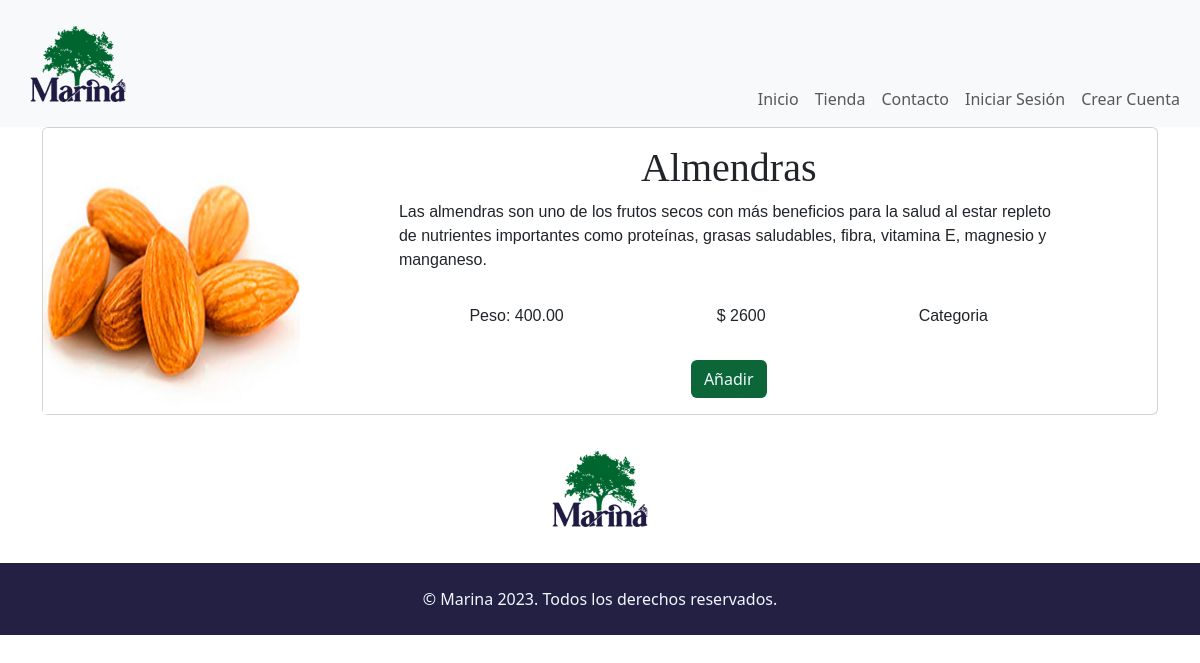
Page /sitio/index.php?section=detail-product&id=1 on the committed database.
### tables this page shows
CREATE TABLE `products` (
  `product_id` int(10) UNSIGNED NOT NULL,
  `category_fk` tinyint(3) UNSIGNED NOT NULL,
  `user_fk` int(10) UNSIGNED NOT NULL,
  `name_product` varchar(200) DEFAULT NULL,
  `price` decimal(10,2) DEFAULT NULL,
  `weight` decimal(10,2) DEFAULT NULL,
  `detail_product` text DEFAULT NULL,
  `img` varchar(255) DEFAULT NULL,
  `img_description` varchar(255) DEFAULT NULL,
  `stock` int(11) DEFAULT NULL
);

### sitio/classes/Models/Product.php (called while the page is built, shortened)
<?php
class Product{
    protected string $name_product = "";
    protected int $price = 0;
    protected string $weight = "";
    protected string $detail_product = "";
    protected ?string $img = "";
    protected ?string $img_description = "";
    public function byId(int $id): ?self
    {
        $db = DBConexion::getDB();
        $query = "SELECT * FROM products
                WHERE product_id = :id";
        $stmt = $db->prepare($query);
        $stmt->execute(['id' => $id]);
        $stmt->setFetchMode(PDO::FETCH_CLASS, self::class);
        $product = $stmt->fetch();
        return $product;
    }
    public function getName_product()
    {
        return $this->name_product;
    }
    public function getPrice()
    {
        return $this->price;
    }
    public function getWeight()
    {
        return $this->weight;
    }
    public function getDetail_product()
    {
        return $this->detail_product;
    }
    public function getImg()
    {
        return $this->img;
    }
    public function getImg_description()
    {
        return $this->img_description;
    }
}

### sitio/vistas/detail-product.php (the view, shortened to what this page needs)
<?php
$product = new Product();
$product = $product->byId($_GET['id']);
?>
<main>
    <div class="container d-flex justify-content-center">
        <div class="card d-flex card-detail">
            <img src="<?= "images/products/" . $product->getImg(); ?> " class="card-img-top" alt="<?= $product->getImg_description(); ?>" srcset="">
            <div class="card-body detail-cont">
                <h1 class="text-center h"><?= $product->getName_product(); ?></h1>
                <p class="p p-detail"><?= $product->getDetail_product(); ?></p>
                <p class="card-text">
                <ul class="p">
                    <li>Peso: <?= $product->getWeight(); ?></li>
                    <li>$ <?= $product->getPrice(); ?></li>
                    <li>Categoria</li>
                </ul>
                </p>
                <div>
                    <a href="#" class="btn color-btn">Añadir</a>
                </div>
            </div>
        </div>
    </div>
</main>

### sitio/styles/styles.css (style rules this page uses)
.h { font-family: 'Playfair Display', serif; }
.p { font-family: 'Noto Sans KR', sans-serif; }
ul { list-style-type: none; padding-left: 0%; }
.color-btn { background-color: #0c6637; color: aliceblue; transition: transform 0.3s; }
.detail-cont ul { display: flex; width: 100%; justify-content: space-evenly; }
.detail-cont { display: flex; flex-direction: column; align-items: center; }
@media only screen and (min-width: 1025px) { .detail-cont ul { display: flex; width: 100%; justify-content: space-evenly; } }
@media only screen and (min-width: 1025px) { .card-detail { flex-direction: row; } }
@media only screen and (min-width: 1025px) { .p-detail { width: 80%; } }
@media only screen and (min-width: 1025px) { .detail-cont { width: 300vw; } }

### rows in the picture
products: img (picture), name_product "Almendras", detail_product "Las almendras son uno de los frutos secos con más beneficios para la salud al estar repleto de nutrientes importantes como proteínas, grasas saludables, fibra, vitamina E, magnesio y manganeso.", weight "400.00", price "2600"
